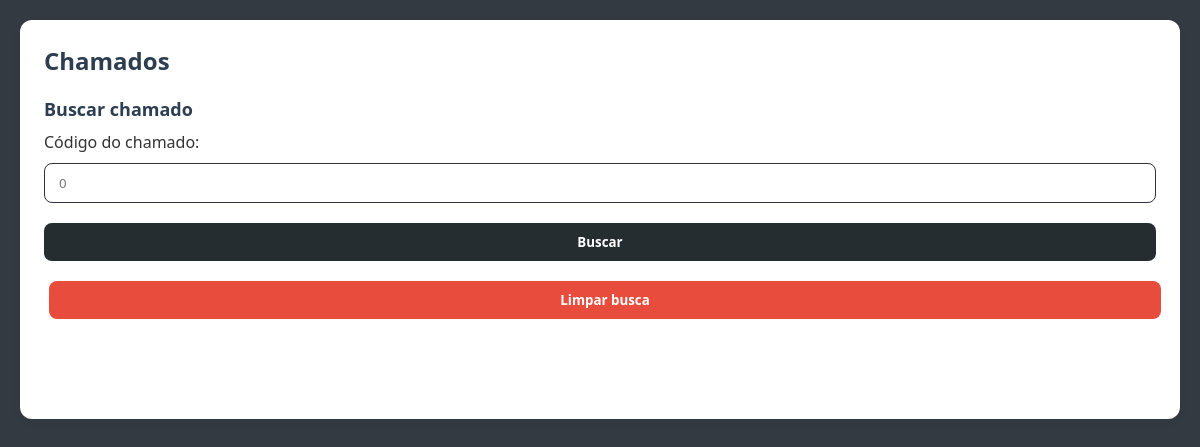
Page /view/telaTecnico.php?cxCodChamado=-1 on the earlier database version.
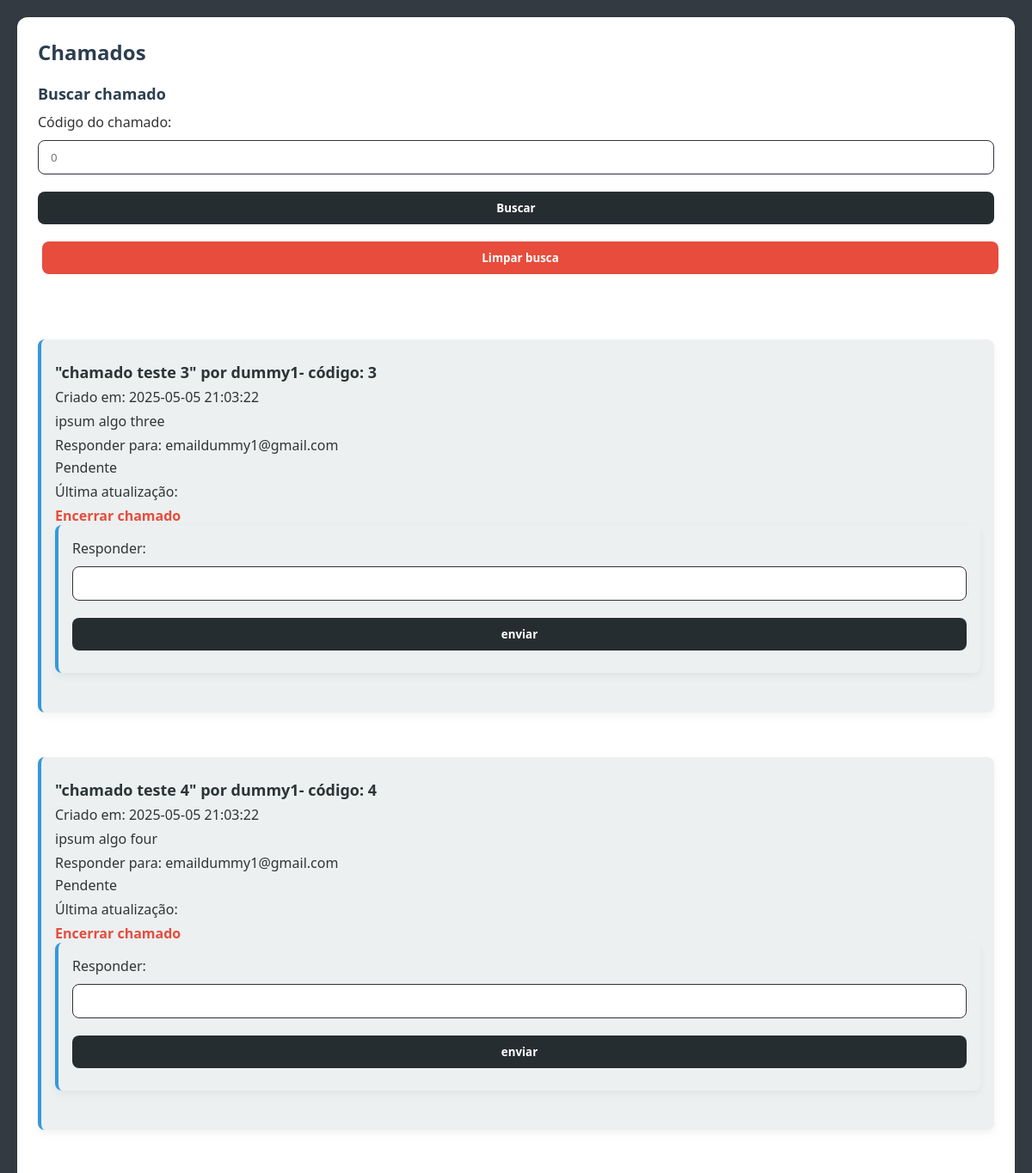
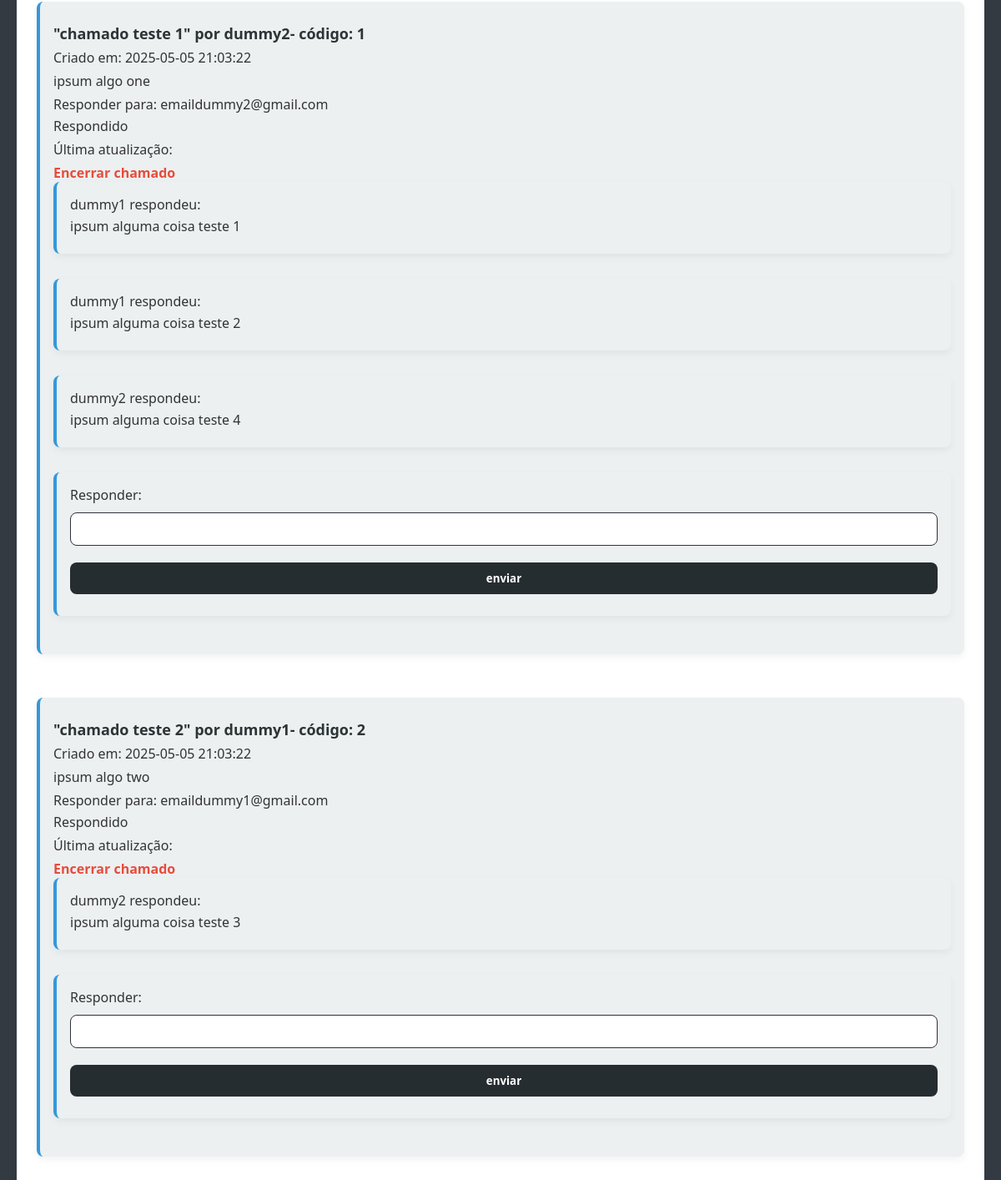
Same page on the later database version (2 pictures, top to bottom).
### tables this page shows
create table tbChamado(
codChamado int primary key auto_increment,
titleChamado varchar(50),
descrChamado varchar(200),
statusChamado int,
codUsuarioChamado int,
emailUsuarioChamado varchar(50),
dataCriacaoChamado datetime,
dataUltimaRespostaChamado datetime,
foreign key (codUsuarioChamado)
references tbUsuario(codUsuario)
);

create table tbUsuario(
codUsuario int primary key auto_increment,
nomeUsuario varchar(50),
emailUsuario varchar(50),
cpfUsuario char(11),
nivelAcesso int
);

create table tbResposta(
dataCriacaoRespChamado datetime,
descrRespChamado varchar(255),
codChamadoRespondido int,
codRespondeu int,
foreign key (codChamadoRespondido)
references tbChamado(codChamado),
foreign key (codRespondeu)
references tbUsuario(codUsuario)
);

### model/buscaChamado.php (called while the page is built)
<?php
    require_once "../factory/conexao.php";
      $conn = new Caminho;
      if($_SESSION['nivelAcesso'] == 1){
        if($_GET["cxCodChamado"] == -1){
         $query = "SELECT * FROM tbChamado WHERE codUsuarioChamado = :cxCodUsuario";
         $busca = $conn->getConn()->prepare($query);
         $busca->bindParam(':cxCodUsuario',$_SESSION['cxCodUsuario'],PDO::PARAM_INT);
        }else if($_GET['cxCodChamado'] != -1){
          $query = "SELECT * FROM tbChamado WHERE codChamado = :cxCodChamado AND codUsuarioChamado = :cxCodUsuario";
          $busca = $conn->getConn()->prepare($query);
          $busca->bindParam(':cxCodChamado',$_GET['cxCodChamado'],PDO::PARAM_INT);
          $busca->bindParam(':cxCodUsuario',$_SESSION['cxCodUsuario'],PDO::PARAM_INT);
          }
        }else if($_SESSION['nivelAcesso'] == 2){
          if($_GET['cxCodChamado'] != -1){
              $query = "SELECT * FROM tbChamado WHERE codChamado = :cxCodChamado";
              $busca = $conn->getConn()->prepare($query);
              $busca->bindParam(':cxCodChamado',$_GET['cxCodChamado'],PDO::PARAM_INT);
            }
            else{
              $query = "SELECT * FROM tbChamado ORDER BY statusChamado ASC";
              $busca = $conn->getConn()->prepare($query);
            }
        }
       $busca->execute();
  $linha = $busca->fetchAll(PDO::FETCH_ASSOC);
?>

### Factory/conexao.php (called while the page is built)
<?php
    class Caminho{
        public static $usuario = "root";
        public static $senha = "";
        public static $connect = null;
        private static function Conectar(){
            try {
                if(self::$connect == null){
                   self::$connect = new PDO
                   ('mysql:host=localhost;dbname=GaMa_pecas;',self::$usuario,self::$senha);
                }
            } catch (Exception $ex) {
                echo 'Mensagem: ' . $ex->
                getMessage();
                die;
            }
            return self::$connect;
        }
        public function getConn(){
            return self::Conectar();
        }
    }
?>

### model/buscaUsuario.php (called while the page is built)
<?php
    require_once "../factory/conexao.php";
      $conn = new Caminho;
          $query = "SELECT nomeUsuario, emailUsuario FROM tbUsuario WHERE codUsuario = :cxCodRespondeu;";
          $buscaUsuario = $conn->getConn()->prepare($query);
          $buscaUsuario->bindParam(':cxCodRespondeu',$procuraUser,PDO::PARAM_INT);
       $buscaUsuario->execute();
  $linhaUsuario = $buscaUsuario->fetch(PDO::FETCH_ASSOC);
?>

### model/buscaResposta.php (called while the page is built)
<?php
    require_once "../factory/conexao.php";
      $conn = new Caminho;
          $query = "SELECT * FROM tbResposta WHERE codChamadoRespondido = :cxCodChamado ORDER BY dataCriacaoRespChamado;";
          $buscaResposta = $conn->getConn()->prepare($query);
          $buscaResposta->bindParam(':cxCodChamado',$chamado["codChamado"],PDO::PARAM_INT);
       $buscaResposta->execute();
  $linhaRespostas = $buscaResposta->fetchAll(PDO::FETCH_ASSOC);
?>

### view/telaTecnico.php (the view, shortened to what the changed rows need)
<!DOCTYPE html>
<html lang="pt-br">
<head>
    <link rel="stylesheet" href="../estilo/style.css">
    <?php
        require_once "../model/buscaChamado.php";
    ?>
</head>
<body>
    <div>
        <h2>Chamados</h2>
        <form action="telaTecnico.php" method="GET">
        <h3>Buscar chamado</h3>
            Código do chamado:
            <input type="number" name="cxCodChamado" placeholder="0">
            <input type="submit" value="Buscar">
            <input type="reset" value="Limpar busca" onclick="window.location.href = 'telaTecnico.php?cxCodUsuario=3&cxCodChamado=-1&nivelAcesso=2';">
        </form>
        <br>
        <br>
        <br>
        <?php foreach($linha as $indice => $chamado):?>
            <?php
                $procuraUser = $chamado['codUsuarioChamado'];
                include '../model/buscaUsuario.php';?>
            <div>
                <h4>"<?= $chamado["titleChamado"]?>"  por <?=$linhaUsuario['nomeUsuario']?>- código: <?=$chamado["codChamado"]?> </h4>
                <p>Criado em: <?= $chamado["dataCriacaoChamado"]?></p>
                <p><?= $chamado["descrChamado"]?></p>
                Responder para: <?php
                if($chamado['emailUsuarioChamado'] != ""){
                    echo $chamado["emailUsuarioChamado"];
                }else{
                    echo $linhaUsuario['emailUsuario'];
                } ?>
                <nav>
                    <?php
                        switch($chamado["statusChamado"]){
                            case 1:
                                echo "Pendente";
                                break;
                            case 2:
                                echo "Respondido";
                                break;
                        }
                    ?></nav>
                <nav>Última atualização: <?=$chamado["dataUltimaRespostaChamado"]?></nav>
                <a class="excluir" href="../model/deletaChamado.php?cxCodChamado=<?=$chamado["codChamado"]?>">Encerrar chamado</a>
                <?php
                include "../model/buscaResposta.php";
                foreach($linhaRespostas as $indice => $resposta):
                    $procuraUser = $resposta["codRespondeu"];
                    include "../model/buscaUsuario.php";
                ?>
                    <div class="respostas-dropdown" id="chamado-<?=$chamado['codChamado']?>">
                    <?= $linhaUsuario['nomeUsuario']?> respondeu:
                        <p><?= $resposta['descrRespChamado'] ?></p>
                    </div>
                <?php endforeach;?>
                    <div>
                        <form method="POST" action="../model/respChamado.php">
                            Responder:
                            <input type="text" name="cxDescrRespoChamado">
                            <input type="submit" value="enviar">
                        </form>
                    </div>
            </div>
            <br>
        <?php endforeach ;?>
    </div>
</body>
</html>

Differences in the rows shown:
added tbchamado: titleChamado "chamado teste 3", codUsuarioChamado.nomeUsuario "dummy1", codChamado "3", dataCriacaoChamado "2025-05-05 21:03:22", descrChamado "ipsum algo three", codUsuarioChamado.emailUsuario "emaildummy1@gmail.com", statusChamado "Pendente"
added tbchamado: titleChamado "chamado teste 4", codUsuarioChamado.nomeUsuario "dummy1", codChamado "4", dataCriacaoChamado "2025-05-05 21:03:22", descrChamado "ipsum algo four", codUsuarioChamado.emailUsuario "emaildummy1@gmail.com", statusChamado "Pendente"
added tbchamado: titleChamado "chamado teste 1", codUsuarioChamado.nomeUsuario "dummy2", codChamado "1", dataCriacaoChamado "2025-05-05 21:03:22", descrChamado "ipsum algo one", codUsuarioChamado.emailUsuario "emaildummy2@gmail.com", statusChamado "Respondido"
added tbresposta: codRespondeu.nomeUsuario "dummy1", descrRespChamado "ipsum alguma coisa teste 1", shown under "chamado teste 1"
added tbresposta: codRespondeu.nomeUsuario "dummy1", descrRespChamado "ipsum alguma coisa teste 2", shown under "chamado teste 1"
added tbresposta: codRespondeu.nomeUsuario "dummy2", descrRespChamado "ipsum alguma coisa teste 4", shown under "chamado teste 1"
added tbchamado: titleChamado "chamado teste 2", codUsuarioChamado.nomeUsuario "dummy1", codChamado "2", dataCriacaoChamado "2025-05-05 21:03:22", descrChamado "ipsum algo two", codUsuarioChamado.emailUsuario "emaildummy1@gmail.com", statusChamado "Respondido"
added tbresposta: codRespondeu.nomeUsuario "dummy2", descrRespChamado "ipsum alguma coisa teste 3", shown under "chamado teste 2"
